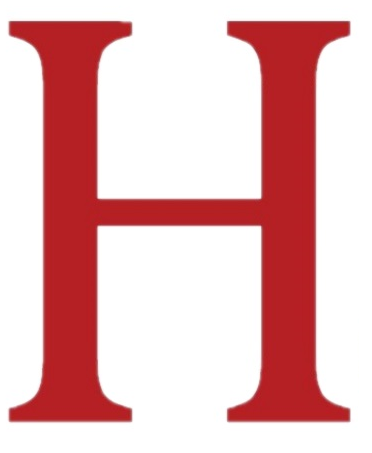
#> input picture h.png, 372 x 453 px
$ python -i imageutils.py   (imports and definitions only)   (older library calls are emulated)
#> lines starting #> are read from the running program, lines starting #| are printed output that depends on the picture; after the words box and inside, x2 and y2 are one past the last pixel; in counts of white or black regions, pixels touching at a corner belong together
#!/usr/bin/env python
# coding: utf-8
"""
Misc. image processing utilities

Copyright 2017 MicaSense, Inc.

Permission is hereby granted, free of charge, to any person obtaining a copy of
this software and associated documentation files (the "Software"), to deal in the
Software without restriction, including without limitation the rights to use,
copy, modify, merge, publish, distribute, sublicense, and/or sell copies of the
Software, and to permit persons to whom the Software is furnished to do so,
subject to the following conditions:

The above copyright notice and this permission notice shall be included in all
copies or substantial portions of the Software.

THE SOFTWARE IS PROVIDED "AS IS", WITHOUT WARRANTY OF ANY KIND, EXPRESS OR
IMPLIED, INCLUDING BUT NOT LIMITED TO THE WARRANTIES OF MERCHANTABILITY, FITNESS
FOR A PARTICULAR PURPOSE AND NONINFRINGEMENT. IN NO EVENT SHALL THE AUTHORS OR
COPYRIGHT HOLDERS BE LIABLE FOR ANY CLAIM, DAMAGES OR OTHER LIABILITY, WHETHER
IN AN ACTION OF CONTRACT, TORT OR OTHERWISE, ARISING FROM, OUT OF OR IN
CONNECTION WITH THE SOFTWARE OR THE USE OR OTHER DEALINGS IN THE SOFTWARE.
"""

import multiprocessing
import os

import cv2
import numpy as np
from skimage.filters import rank, gaussian
from skimage.morphology import disk
from skimage.util import img_as_ubyte

import micasense.capture as capture
import micasense.plotutils as plotutils


# [258 lines left out: functions normalize, local_normalize, gradient, relatives_ref_band, translation_from_ref, align and 3 more, not called in this run]


class BoundPoint(object):
    def __init__(self, x=0, y=0):
        self.x = x
        self.y = y

    def __str__(self):
        return "(%f, %f)" % (self.x, self.y)

    def __repr__(self):
        return self.__str__()


class Bounds(object):
    # [4 lines left out: function __init__, not called in this run]

    def __str__(self):
        return "Bounds min: %s, max: %s" % (str(self.min), str(self.max))

    def __repr__(self):
        return self.__str__()


# [138 lines left out: functions find_crop_bounds, get_inner_rect, get_combined_bounds, min_max, map_points, save_capture, not called in this run]

>>> import cv2
>>> picture = cv2.imread('../h.png', cv2.IMREAD_GRAYSCALE)
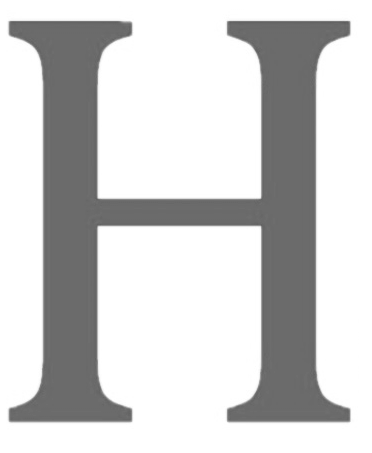
#> picture: shape (453, 372); min 93, max 255, mean 207.1
>>> result = gradient(picture)
#> in normalize, `cv2.normalize(im, dst=norm, alpha=0.0, beta=1.0, norm_type=cv2.NORM_MI..`:
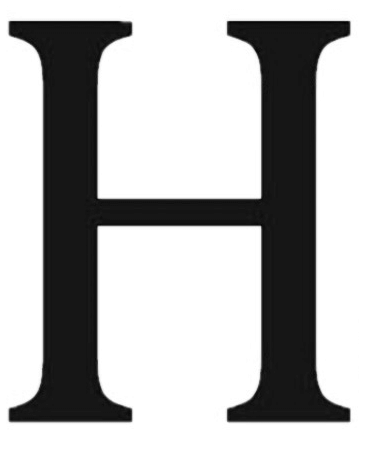
#> norm: shape (453, 372) float32; min -1.12e-08, max 1, mean 0.704; drawn with min black and max white
#> in normalize, `norm[norm < 0.0] = 0.0`: norm: shape (453, 372) float32; under 0.01% of pixels changed, all inside (x1, y1, x2, y2) = (344, 22, 345, 23)
#> in local_normalize, `norm2 = rank.equalize(norm, selem=selem)`:
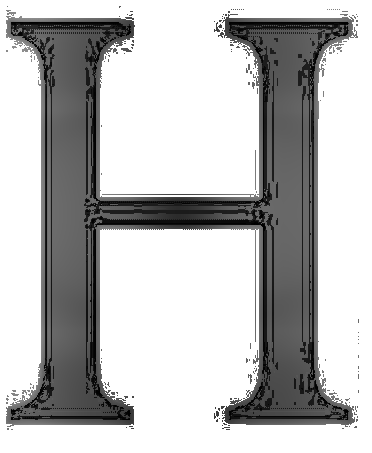
#> norm2: shape (453, 372); min 0, max 255, mean 189.5
#> in gradient, `grad_x = cv2.Sobel(im, cv2.CV_32F, 1, 0, ksize=ksize)`:
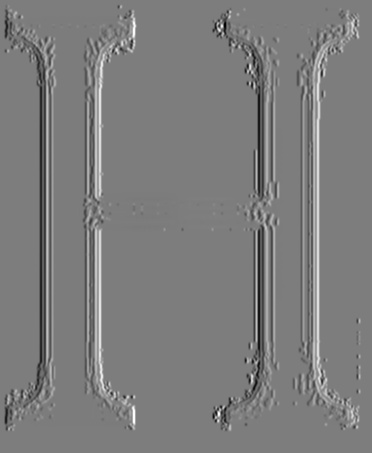
#> grad_x: shape (453, 372) float32; min -9111, max 9467, mean 0; drawn with min black and max white
#> in gradient, `grad_y = cv2.Sobel(im, cv2.CV_32F, 0, 1, ksize=ksize)`:
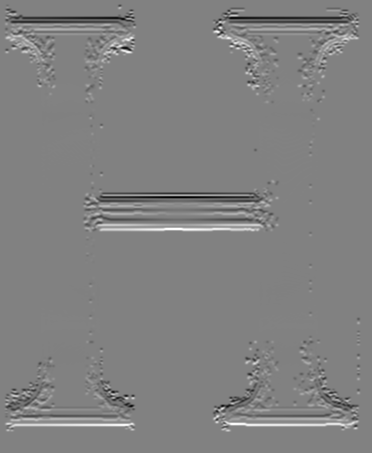
#> grad_y: shape (453, 372) float32; min -9712, max 9392, mean 0; drawn with min black and max white
#> in gradient, `grad = cv2.addWeighted(np.absolute(grad_x), 0.5, np.absolute(grad_y), ..`:
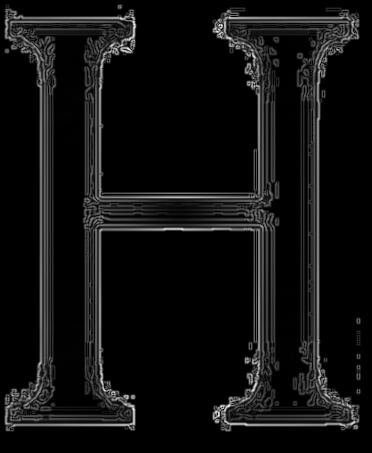
#> grad: shape (453, 372) float32; min 0, max 6519, mean 430.5; drawn with min black and max white
